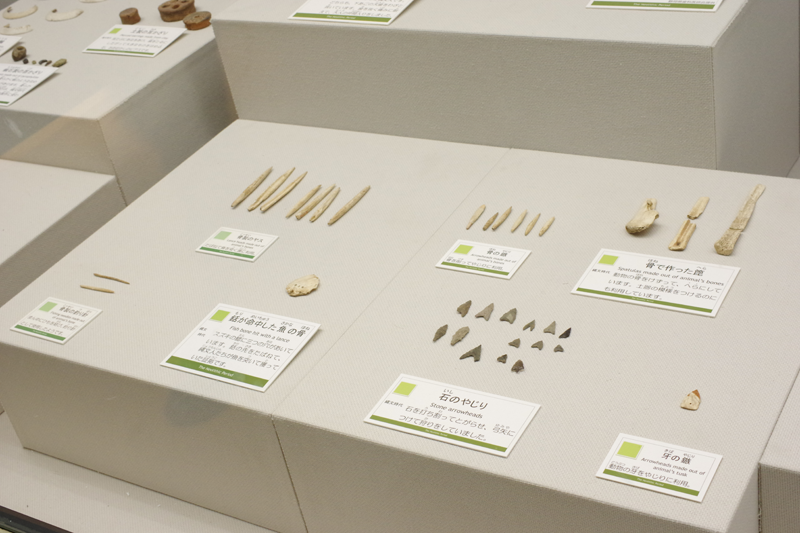
#> input picture 連続する画素が2個以上の時のみの結果/input_yaziri.png, 800 x 533 px
$ python input_topology_feature.py   (Python 2 division)
#> lines starting #> are read from the running program, lines starting #| are printed output that depends on the picture
# -*- coding: utf-8 -*-
import numpy as np
import cv2
import matplotlib.pyplot as plt
import math
import csv
from collections import Counter

input_img = cv2.imread('input_yaziri.png',1)
#> input_img is the input picture: shape (533, 800, 3); mean B, G, R 166, 181.1, 188.2
template = cv2.imread('template_yaziri.png',1)
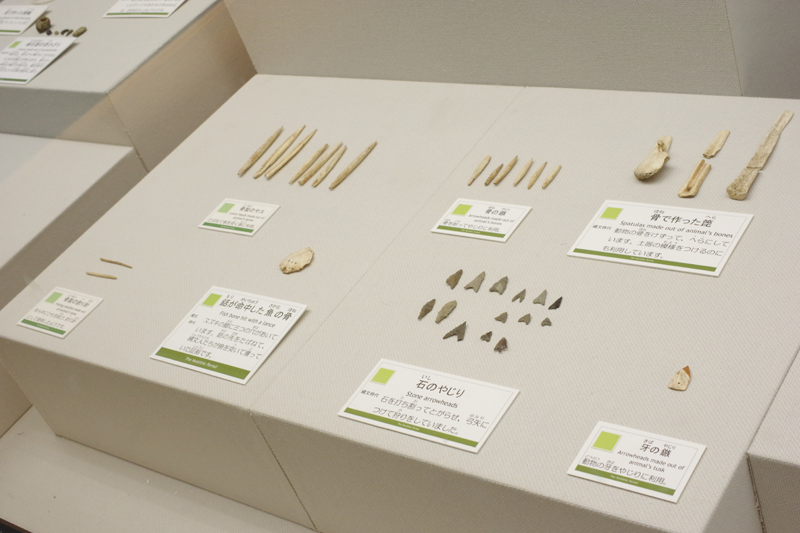
#> input picture 連続する画素が2個以上の時のみの結果/template_yaziri.png, 800 x 533 px
#> template is the input picture: shape (533, 800, 3); mean B, G, R 164.2, 179.6, 187.1

#RGBからHSVに変換
def rgb2Hsv(input_img, template):
  input_hsv = cv2.cvtColor(input_img, cv2.COLOR_RGB2HSV)
#> input_hsv: shape (533, 800, 3); mean H, S, V 99.9, 32.9, 188.3
  template_hsv = cv2.cvtColor(template, cv2.COLOR_RGB2HSV)
#> template_hsv: shape (533, 800, 3); mean H, S, V 100, 34, 187.2
  return (input_hsv, template_hsv)


#inputのV値をtemplateのV値に補正する
def createInputLabelImage(input_hsv):
  input_y ,input_x = input_hsv.shape[:2]
#> input_y = 533; input_x = 800
  input_HSV = cv2.split(input_hsv)
  input_v_value = input_HSV[2]
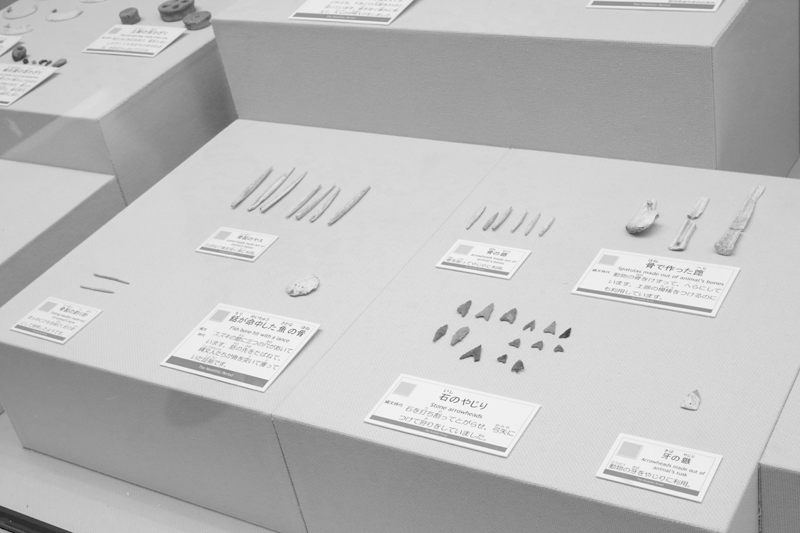
#> input_v_value: shape (533, 800); min 13, max 254, mean 188.3

  #v_count_listの読み込み
  v_count_list = []
  read_template_v_count = csv.reader(open('template_hist.csv', 'rb'),delimiter=',')
#> (reads template_hist.csv from the repository)
  for v_count in read_template_v_count:
    v_count_list = map(float,v_count)

  #inputのヒストグラム作成
  input_v_count_list = np.zeros(256)
  for y in xrange(input_y):
    for x in xrange(input_x):
      input_v_count_list[input_v_value[y,x]] += 1
  print 'input_v_count_list\n' + str(input_v_count_list)
  f_pre_in = open('pre_input_hist.csv', 'w')
  csvWriter = csv.writer(f_pre_in)
  csvWriter.writerow(input_v_count_list)

  #inputのヒストグラムをtemplateに合わせる処理
  #templateの標準偏差と全体の平均を求める
  sum_t = 0
  sum_i = 0
  sum_vt = 0
  sum_vi = 0
  sum_o_numerator = 0
  sum_oi_numerator = 0
  for t in xrange(0 ,256):
    sum_vt += v_count_list[t] * t
    sum_t += v_count_list[t]
  ave_t = sum_vt / sum_t
  for tt in xrange(0, 256):
    sum_o_numerator += v_count_list[tt] * (tt - ave_t)**2
  ot = sum_o_numerator / sum_t
  template_std_deviation = math.sqrt(ot)
  print 'ave_t ' + str(ave_t)
  print 'template_std_deviation ' + str(template_std_deviation)

  #inputの標準偏差と全体の平均を求める
  for i in xrange(0, 256):
    sum_vi += input_v_count_list[i] * i
    sum_i += input_v_count_list[i]
  ave_i = sum_vi / sum_i
  for ii in xrange(0, 256):
    sum_oi_numerator += input_v_count_list[ii] * (ii - ave_i)**2
  oi = sum_oi_numerator / sum_i
  input_std_deviation = math.sqrt(oi)
  print 'ave_i ' + str(ave_i)
  print 'input_std_deviation ' + str(input_std_deviation)

  #inputのtemplateに対する偏差値を求め補正結果を配列に格納
  correct_input_list = np.zeros(256)
  for iii in xrange(0, 256):
    correct_input_list[iii] = template_std_deviation * ((input_v_count_list[iii] - ave_i) / input_std_deviation) + ave_t
  print 'correct_input_list\n' + str(correct_input_list)
  f_corre_in = open('correct_input_hist.csv', 'w')
  csvWriter = csv.writer(f_corre_in)
  csvWriter.writerow(correct_input_list)

  plt.plot(input_v_count_list, label = "input hist")
  plt.plot(correct_input_list, label = "correct input")
  plt.legend()
  plt.savefig('input_hist.png')


  #ヒストグラムは確認のために必要なだけで、処理には必要ない。偏差値の処理は画素１つずつ行ってラベル画像を作る。
  correct_input_v_value = np.zeros((input_y, input_x), np.uint8)
  print 'input_v_value\n' + str(input_v_value)
  for co_in_y in xrange(input_y):
    for co_in_x in xrange(input_x):
      correct_input_v_value[co_in_y, co_in_x] = template_std_deviation * (input_v_value[co_in_y, co_in_x] - ave_i) / input_std_deviation + ave_t
  print 'correct_input_v_value\n' + str(correct_input_v_value)
  cv2.imwrite('correct_input_v_value.png', correct_input_v_value)

  #作成した領域ラベルリスト(label_list.csvを読み込む)を用いてinputラベル画像生成
  label_input_img = np.zeros((input_y, input_x), np.uint8)
  label_CsvFile = csv.reader(open('label_list.csv', 'rb'),delimiter=',')
  for label in label_CsvFile:
    num_label = map(float,label)
  print 'num_label' +str(num_label)
  for iy in xrange(input_y):
    for ix in xrange(input_x):
      label_input_img[iy,ix] = num_label[correct_input_v_value[iy,ix]]
  cv2.imwrite('label_input_img.tif', label_input_img)
  return (label_input_img)
  featureDetection(label_input_img)

#ラベル数:3,接点数:3の点をキーポイントとする。
# [91 lines left out: function featureDetection, not called in this run]

#inputとtemplateのバイナリ化
'''
全てのラベルの内、パッチ内にどのラベルがあるかで0,1でバイナリ化する。
ラベルの数、順番の情報は使わない。（回転不変、拡大縮小不変のため）
'''
# [25 lines left out: function featureDescription, not called in this run]

#マッチング
'''
inputとtemplateのバイナリのハミング距離を取ってマッチング
'''
# [35 lines left out: function featureMatching, not called in this run]

#main
input_hsv, template_hsv = rgb2Hsv(input_img, template)
#> (the run stopped early here; a loop or call above may not have finished)
